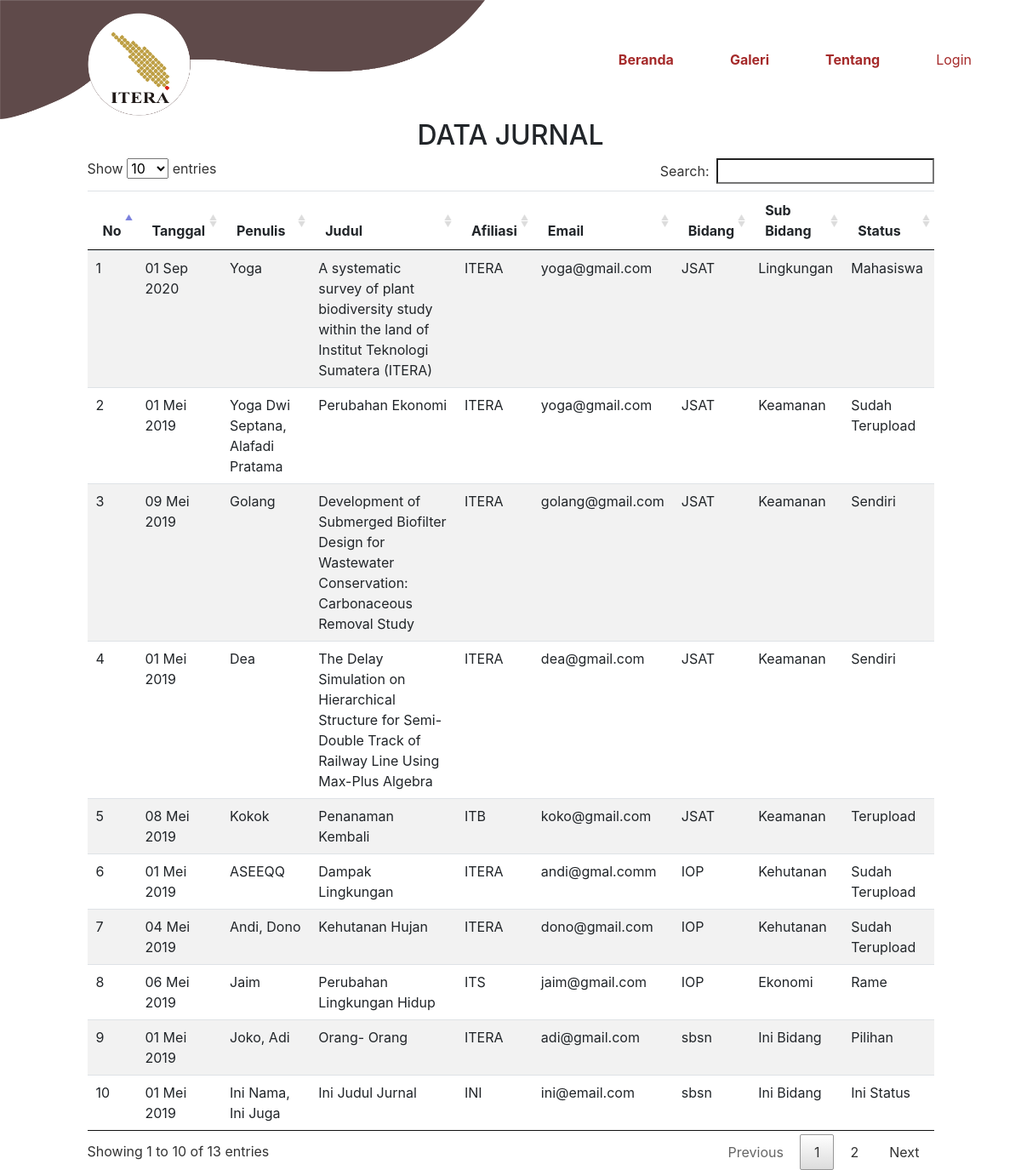
The page / on the database its author committed.
### tables this page shows
CREATE TABLE `pusat_data` (
  `id_pusat` int(10) NOT NULL,
  `tgl_input` date DEFAULT NULL,
  `id_user` varchar(20) NOT NULL,
  `id_jurnal` int(10) NOT NULL,
  `id_bid_subbid` int(11) NOT NULL,
  `nama_penulis` varchar(200) NOT NULL,
  `email` varchar(20) NOT NULL,
  `afiliasi` varchar(50) NOT NULL,
  `status` varchar(50) NOT NULL,
  `dokumen` varchar(100) NOT NULL
);

CREATE TABLE `jurnal` (
  `id_jurnal` int(10) NOT NULL,
  `judul_jurnal` varchar(150) NOT NULL
);

CREATE TABLE `bidang` (
  `id_bidang` int(11) NOT NULL,
  `nama_bidang` varchar(30) NOT NULL
);

CREATE TABLE `sub_bidang` (
  `id_subbidang` int(11) NOT NULL,
  `nama_subbidang` varchar(60) NOT NULL
);

### application/controllers/Home.php (called while the page is built, shortened)
<?php
class Home extends CI_Controller {
	public function index()
	{
		$this->load->model('M_pusatData');
		$isi['pusat_data'] = $this->M_pusatData->tampilPusatData();
        $this->load->view('home', $isi);
	}
}

### index.php (called while the page is built, shortened)
<?php
require_once BASEPATH.'core/CodeIgniter.php';

### application/models/M_pusatData.php (called while the page is built, shortened)
<?php
class M_pusatData extends CI_model{
        public function tampilPusatData(){
            $query  =   "SELECT nama_penulis, jurnal.judul_jurnal, afiliasi, email, bidang.nama_bidang,
                        sub_bidang.nama_subbidang, id_user, dokumen, status, id_pusat, tgl_input
                        FROM pusat_data
                        NATURAL JOIN bidang
                        NATURAL JOIN sub_bidang
                        NATURAL JOIN jurnal
                        NATURAL JOIN bid_subbid";
            $data = $this->db->query($query);
            return $data;
        }
}

### application/views/admin/konversi_tanggal.php (called while the page is built)
<?php function tanggal_($tanggal)
        {
            $bulan = array (1 =>   'Jan',
                        'Feb',
                        'Mar',
                        'Apr',
                        'Mei',
                        'Jun',
                        'Jul',
                        'Agt',
                        'Sep',
                        'Okt',
                        'Nov',
                        'Des'
                    );
            $split 	  = explode('-', $tanggal);
            $tgl = $split[2] . ' ' . $bulan[ (int)$split[1] ] . ' ' . $split[0];
            return $tgl;
        }
        ?>

### application/views/home.php (the view, shortened to what this page needs)
<!DOCTYPE html>
<html>
<head>
    <link rel="stylesheet" href="<?php echo base_url();?>assets/css/login.css">
</head>
<body>
    <?php $this->load->view('header_user'); ?>
    <?php include("admin/konversi_tanggal.php"); ?>
    <center>
        <h2>DATA JURNAL</h2>
    </center>
        <div class="row">
            <div class="col-md-1"></div>
            <div class="col-md-10">
                    <table class="table table-striped" id="contoh">
                    <thead class="kepala">
                        <tr>
                        <th scope="col">No</th>
                        <th scope="col">Tanggal</th>
                        <th scope="col">Penulis</th>
                        <th scope="col">Judul</th>
                        <th scope="col">Afiliasi</th>
                        <th scope="col">Email</th>
                        <th scope="col">Bidang</th>
                        <th scope="col">Sub Bidang</th>
                        <th scope="col">Status</th>
                        </tr>
                    </thead>
                    <tbody id="isi-tabel">
                    <?php
                        $no = 1;
                        foreach($pusat_data->result() as $row) { ?>
                        <tr id="<?php echo $row->id_pusat ?>" >
                            <td><?php echo $no++ ?></td>
                            <td><?php echo tanggal_($row->tgl_input) ?></td>
                            <td><?php echo $row->nama_penulis ?></td>
                            <td><?php echo $row->judul_jurnal ?></td>
                            <td><?php echo $row->afiliasi ?></td>
                            <td><?php echo $row->email ?></td>
                            <td><?php echo $row->nama_bidang ?></td>
                            <td><?php echo $row->nama_subbidang ?></td>
                            <td><?php echo $row->status ?></td>
                        </tr>
                    <?php } ?>
                    </tbody>
                    </table>
            </div>
            <div class="col-md-1"></div>
        </div>
</body>
</html>

### application/views/header_user.php (shortened to what this page needs)
<!DOCTYPE html>
<html>
<head>
   <link rel="stylesheet" href="<?php echo base_url();?>assets/css/bootstrap.min.css">
    <link rel="stylesheet" href="<?php echo base_url();?>assets/DataTables/datatables.min.css">
    <link rel="stylesheet" href="<?php echo base_url();?>assets/css/login.css">
</head>
<body>
<nav class="navbar navbar-expand-lg navbar-light">
  <img src="<?php echo base_url();?>assets/img/icositerr.png" class="img-responsive" width="570" height="140">
  <div class="collapse navbar-collapse" id="navbarSupportedContent" >
    <form class="form-inline my-2 my-lg-0">
    <ul class="navbar-nav mr-auto">
      <li class="nav-item active">
        <b><a class="nav-link" style="color: brown;" href="<?php echo base_url();?>">Beranda <span class="sr-only"></span></a>
      </li>
      <li class="nav-item">
        <a class="nav-link" style="color: brown;" href="<?php echo base_url();?>galeri">Galeri</a>
      </li>
      <li class="nav-item">
        <a class="nav-link" style="color: brown;" href="<?php echo base_url();?>tentang">Tentang</a></b>
      </li>
      <?php $id_user = $this->session->userdata('id_user'); ?>
      <?php
        if($id_user != '') {
      ?>
        <li class="nav-item">
          <a class="nav-link" style="color: brown;" href="<?php echo base_url();?>logout/aksi_logout" value="Log Out">Logout</a></b>
        </li>
      <?php
        } else {
      ?>
        <li class="nav-item">
          <a class="nav-link" style="color: brown;" href="<?php echo base_url();?>login" value="Log Out">Login</a></b>
        </li>
      <?php
        } ?>
    </ul>
    </form>
  </div>
</nav>
</body>
</html>

### assets/css/login.css (style rules this page uses)
.navbar { padding: 0; }
.nav-item { padding-right: 50px; }

### rows shown on the page
pusat_data: tgl_input "01 Sep 2020", nama_penulis "Yoga", id_jurnal.judul_jurnal "A systematic survey of plant biodiversity study within the land of Institut Teknologi Sumatera (ITERA)", afiliasi "ITERA", email "yoga@gmail.com", bidang.nama_bidang "JSAT", sub_bidang.nama_subbidang "Lingkungan", status "Mahasiswa"
pusat_data: tgl_input "01 Mei 2019", nama_penulis "Yoga Dwi Septana, Alafadi Pratama", id_jurnal.judul_jurnal "Perubahan Ekonomi", afiliasi "ITERA", email "yoga@gmail.com", bidang.nama_bidang "JSAT", sub_bidang.nama_subbidang "Keamanan", status "Sudah Terupload"
pusat_data: tgl_input "09 Mei 2019", nama_penulis "Golang", id_jurnal.judul_jurnal "Development of Submerged Biofilter Design for Wastewater Conservation: Carbonaceous Removal Study", afiliasi "ITERA", email "golang@gmail.com", bidang.nama_bidang "JSAT", sub_bidang.nama_subbidang "Keamanan", status "Sendiri"
pusat_data: tgl_input "01 Mei 2019", nama_penulis "Dea", id_jurnal.judul_jurnal "The Delay Simulation on Hierarchical Structure for Semi-Double Track of Railway Line Using Max-Plus Algebra", afiliasi "ITERA", email "dea@gmail.com", bidang.nama_bidang "JSAT", sub_bidang.nama_subbidang "Keamanan", status "Sendiri"
pusat_data: tgl_input "08 Mei 2019", nama_penulis "Kokok", id_jurnal.judul_jurnal "Penanaman Kembali", afiliasi "ITB", email "koko@gmail.com", bidang.nama_bidang "JSAT", sub_bidang.nama_subbidang "Keamanan", status "Terupload"
pusat_data: tgl_input "01 Mei 2019", nama_penulis "ASEEQQ", id_jurnal.judul_jurnal "Dampak Lingkungan", afiliasi "ITERA", email "andi@gmal.comm", bidang.nama_bidang "IOP", sub_bidang.nama_subbidang "Kehutanan", status "Sudah Terupload"
pusat_data: tgl_input "04 Mei 2019", nama_penulis "Andi, Dono", id_jurnal.judul_jurnal "Kehutanan Hujan", afiliasi "ITERA", email "dono@gmail.com", bidang.nama_bidang "IOP", sub_bidang.nama_subbidang "Kehutanan", status "Sudah Terupload"
pusat_data: tgl_input "06 Mei 2019", nama_penulis "Jaim", id_jurnal.judul_jurnal "Perubahan Lingkungan Hidup", afiliasi "ITS", email "jaim@gmail.com", bidang.nama_bidang "IOP", sub_bidang.nama_subbidang "Ekonomi", status "Rame"
pusat_data: tgl_input "01 Mei 2019", nama_penulis "Joko, Adi", id_jurnal.judul_jurnal "Orang- Orang", afiliasi "ITERA", email "adi@gmail.com", bidang.nama_bidang "sbsn", sub_bidang.nama_subbidang "Ini Bidang", status "Pilihan"
pusat_data: tgl_input "01 Mei 2019", nama_penulis "Ini Nama, Ini Juga", id_jurnal.judul_jurnal "Ini Judul Jurnal", afiliasi "INI", email "ini@email.com", bidang.nama_bidang "sbsn", sub_bidang.nama_subbidang "Ini Bidang", status "Ini Status"
